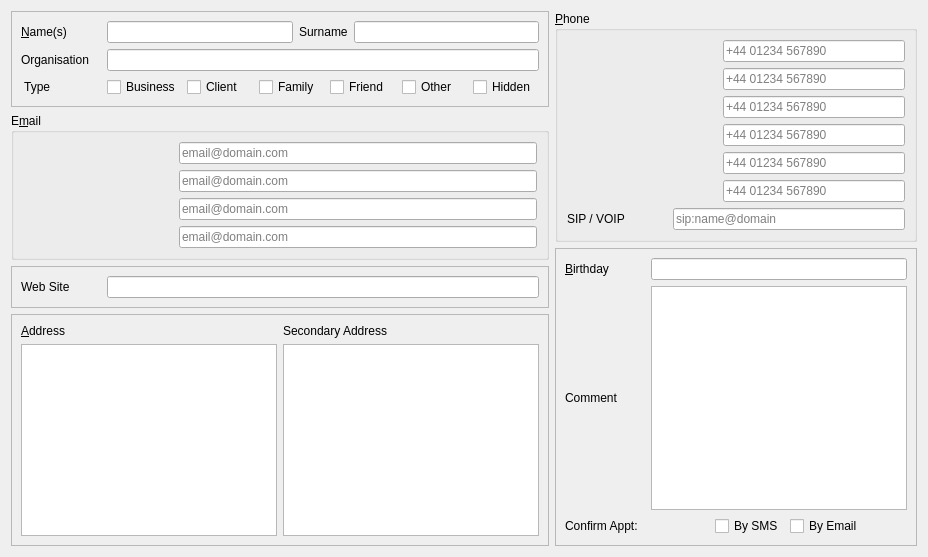
      <widget class="QWidget" name="EditContactDetailsTab">
       <property name="accessibleName">
        <string>Edit Contact Details</string>
       </property>
       <property name="accessibleDescription">
        <string/>
       </property>
       <attribute name="title">
        <string>Contact &amp;Details</string>
       </attribute>
       <layout class="QHBoxLayout" name="horizontalLayout_22">
        <item>
         <layout class="QVBoxLayout" name="verticalLayout_8">
          <property name="bottomMargin">
           <number>0</number>
          </property>
          <item>
           <widget class="QFrame" name="NamesFrame">
            <property name="maximumSize">
             <size>
              <width>16777215</width>
              <height>16777215</height>
             </size>
            </property>
            <property name="frameShape">
             <enum>QFrame::StyledPanel</enum>
            </property>
            <property name="frameShadow">
             <enum>QFrame::Raised</enum>
            </property>
            <layout class="QVBoxLayout" name="verticalLayout_5">
             <item>
              <layout class="QHBoxLayout" name="horizontalLayout_11">
               <item>
                <widget class="QLabel" name="labelNames">
                 <property name="minimumSize">
                  <size>
                   <width>80</width>
                   <height>0</height>
                  </size>
                 </property>
                 <property name="maximumSize">
                  <size>
                   <width>80</width>
                   <height>16777215</height>
                  </size>
                 </property>
                 <property name="text">
                  <string>&lt;u&gt;N&lt;/u&gt;ame(s)</string>
                 </property>
                 <property name="textFormat">
                  <enum>Qt::RichText</enum>
                 </property>
                                 <property name="buddy">
                  <cstring>editFirstName</cstring>
                 </property>
</widget>
               </item>
               <item>
                <widget class="SafeLineEdit" name="editFirstName">
                 <property name="accessibleName">
                  <string>First Names</string>
                 </property>
                </widget>
               </item>
               <item>
                <widget class="QLabel" name="labelSurname">
                 <property name="text">
                  <string>Surname</string>
                 </property>
                                 <property name="buddy">
                  <cstring>editSurname</cstring>
                 </property>
</widget>
               </item>
               <item>
                <widget class="SafeLineEdit" name="editSurname">
                 <property name="accessibleName">
                  <string>Surname</string>
                 </property>
                </widget>
               </item>
              </layout>
             </item>
             <item>
              <layout class="QHBoxLayout" name="horizontalLayout_12">
               <item>
                <widget class="QLabel" name="labelOrganisation">
                 <property name="minimumSize">
                  <size>
                   <width>80</width>
                   <height>0</height>
                  </size>
                 </property>
                 <property name="maximumSize">
                  <size>
                   <width>80</width>
                   <height>16777215</height>
                  </size>
                 </property>
                 <property name="text">
                  <string>Organisation</string>
                 </property>
                                 <property name="buddy">
                  <cstring>editBusiness</cstring>
                 </property>
</widget>
               </item>
               <item>
                <widget class="SafeLineEdit" name="editBusiness">
                 <property name="accessibleName">
                  <string>Organisation</string>
                 </property>
                </widget>
               </item>
              </layout>
             </item>
             <item>
              <layout class="QHBoxLayout" name="horizontalLayout_13">
               <item>
                <widget class="QLabel" name="labelContactType">
                 <property name="minimumSize">
                  <size>
                   <width>80</width>
                   <height>0</height>
                  </size>
                 </property>
                 <property name="maximumSize">
                  <size>
                   <width>80</width>
                   <height>16777215</height>
                  </size>
                 </property>
                 <property name="text">
                  <string> Type</string>
                 </property>
                </widget>
               </item>
               <item>
                <widget class="QCheckBox" name="checkBusiness">
                 <property name="accessibleName">
                  <string>Business</string>
                 </property>
                 <property name="text">
                  <string>Business</string>
                 </property>
                </widget>
               </item>
               <item>
                <widget class="QCheckBox" name="checkClient">
                 <property name="accessibleName">
                  <string>Client</string>
                 </property>
                 <property name="text">
                  <string>Client</string>
                 </property>
                </widget>
               </item>
               <item>
                <widget class="QCheckBox" name="checkFamily">
                 <property name="accessibleName">
                  <string>Family</string>
                 </property>
                 <property name="text">
                  <string>Family</string>
                 </property>
                </widget>
               </item>
               <item>
                <widget class="QCheckBox" name="checkFriend">
                 <property name="accessibleName">
                  <string>Friend</string>
                 </property>
                 <property name="text">
                  <string>Friend</string>
                 </property>
                </widget>
               </item>
               <item>
                <widget class="QCheckBox" name="checkOther">
                 <property name="text">
                  <string>Other</string>
                 </property>
                                 <property name="accessibleName">
                  <string>Other</string>
                 </property>
</widget>
               </item>
               <item>
                <widget class="QCheckBox" name="checkHidden">
                 <property name="accessibleName">
                  <string>Hidden</string>
                 </property>
                 <property name="accessibleDescription">
                  <string/>
                 </property>
                 <property name="autoFillBackground">
                  <bool>false</bool>
                 </property>
                 <property name="text">
                  <string>Hidden</string>
                 </property>
                 <property name="tristate">
                  <bool>false</bool>
                 </property>
                </widget>
               </item>
              </layout>
             </item>
            </layout>
           </widget>
          </item>
          <item>
           <widget class="QGroupBox" name="groupEmail">
            <property name="maximumSize">
             <size>
              <width>16777215</width>
              <height>16777215</height>
             </size>
            </property>
            <property name="title">
             <string>E&amp;mail</string>
            </property>
            <layout class="QVBoxLayout" name="verticalLayout_4">
             <item>
              <layout class="QHBoxLayout" name="horizontalLayout_8">
               <item>
                <widget class="QLabel" name="editEmailTitle">
                 <property name="minimumSize">
                  <size>
                   <width>150</width>
                   <height>0</height>
                  </size>
                 </property>
                 <property name="maximumSize">
                  <size>
                   <width>150</width>
                   <height>16777215</height>
                  </size>
                 </property>
                 <property name="accessibleName">
                  <string>Email 1 Title</string>
                 </property>
                 <property name="buddy">
                  <cstring>editEmail</cstring>
                 </property>
                </widget>
               </item>
               <item>
                <widget class="SafeLineEdit" name="editEmail">
                 <property name="accessibleName">
                  <string>Email 1</string>
                 </property>
                                 <property name="placeholderText">
                  <string>email@domain.com</string>
                 </property>
</widget>
               </item>
              </layout>
             </item>
             <item>
              <layout class="QHBoxLayout" name="horizontalLayout_9">
               <item>
                <widget class="QLabel" name="editEmail2Title">
                 <property name="minimumSize">
                  <size>
                   <width>150</width>
                   <height>0</height>
                  </size>
                 </property>
                 <property name="maximumSize">
                  <size>
                   <width>150</width>
                   <height>16777215</height>
                  </size>
                 </property>
                 <property name="accessibleName">
                  <string>Email 2 Title</string>
                 </property>
                 <property name="buddy">
                  <cstring>editEmail2</cstring>
                 </property>
                </widget>
               </item>
               <item>
                <widget class="SafeLineEdit" name="editEmail2">
                 <property name="accessibleName">
                  <string>Email 2</string>
                 </property>
                                 <property name="placeholderText">
                  <string>email@domain.com</string>
                 </property>
</widget>
               </item>
              </layout>
             </item>
             <item>
              <layout class="QHBoxLayout" name="horizontalLayout_email3">
               <item>
                <widget class="QLabel" name="editEmail3Title">
                 <property name="minimumSize">
                  <size>
                   <width>150</width>
                   <height>0</height>
                  </size>
                 </property>
                 <property name="maximumSize">
                  <size>
                   <width>150</width>
                   <height>16777215</height>
                  </size>
                 </property>
                 <property name="accessibleName">
                  <string>Email 3 Title</string>
                 </property>
                 <property name="buddy">
                  <cstring>editEmail3</cstring>
                 </property>
                </widget>
               </item>
               <item>
                <widget class="SafeLineEdit" name="editEmail3">
                 <property name="accessibleName">
                  <string>Email 3</string>
                 </property>
                                 <property name="placeholderText">
                  <string>email@domain.com</string>
                 </property>
</widget>
               </item>
              </layout>
             </item>
             <item>
              <layout class="QHBoxLayout" name="horizontalLayout_email4">
               <item>
                <widget class="QLabel" name="editEmail4Title">
                 <property name="minimumSize">
                  <size>
                   <width>150</width>
                   <height>0</height>
                  </size>
                 </property>
                 <property name="maximumSize">
                  <size>
                   <width>150</width>
                   <height>16777215</height>
                  </size>
                 </property>
                 <property name="accessibleName">
                  <string>Email 4 Title</string>
                 </property>
                 <property name="buddy">
                  <cstring>editEmail4</cstring>
                 </property>
                </widget>
               </item>
               <item>
                <widget class="SafeLineEdit" name="editEmail4">
                 <property name="accessibleName">
                  <string>Email 4</string>
                 </property>
                                 <property name="placeholderText">
                  <string>email@domain.com</string>
                 </property>
</widget>
               </item>
              </layout>
             </item>
            </layout>
           </widget>
          </item>
          <item>
           <widget class="QFrame" name="frame_web">
            <property name="frameShape">
             <enum>QFrame::StyledPanel</enum>
            </property>
            <property name="frameShadow">
             <enum>QFrame::Raised</enum>
            </property>
            <layout class="QVBoxLayout" name="verticalLayout_web">
             <item>
              <layout class="QHBoxLayout" name="horizontalLayout_10">
               <item>
                <widget class="QLabel" name="labelWebSite">
                 <property name="minimumSize">
                  <size>
                   <width>80</width>
                   <height>0</height>
                  </size>
                 </property>
                 <property name="maximumSize">
                  <size>
                   <width>80</width>
                   <height>16777215</height>
                  </size>
                 </property>
                 <property name="text">
                  <string>Web Site</string>
                 </property>
                                 <property name="buddy">
                  <cstring>editWebAddress</cstring>
                 </property>
</widget>
               </item>
               <item>
                <widget class="SafeLineEdit" name="editWebAddress">
                 <property name="accessibleName">
                  <string>Web Site</string>
                 </property>
                </widget>
               </item>
              </layout>
             </item>
            </layout>
           </widget>
          </item>
          <item>
           <widget class="QFrame" name="frame">
            <property name="maximumSize">
             <size>
              <width>16777215</width>
              <height>16777215</height>
             </size>
            </property>
            <property name="frameShape">
             <enum>QFrame::StyledPanel</enum>
            </property>
            <property name="frameShadow">
             <enum>QFrame::Raised</enum>
            </property>
            <layout class="QHBoxLayout" name="horizontalLayout_7">
             <item>
              <layout class="QVBoxLayout" name="verticalLayout_2">
               <item>
                <widget class="QLabel" name="labelAddress">
                 <property name="text">
                  <string>&lt;u&gt;A&lt;/u&gt;ddress</string>
                 </property>
                 <property name="textFormat">
                  <enum>Qt::RichText</enum>
                 </property>
                                 <property name="buddy">
                  <cstring>editAddress</cstring>
                 </property>
</widget>
               </item>
               <item>
                <widget class="SafeTextEdit" name="editAddress">
                 <property name="maximumSize">
                  <size>
                   <width>16777215</width>
                   <height>16777215</height>
                  </size>
                 </property>
                 <property name="accessibleName">
                  <string>Postal Address</string>
                 </property>
                 <property name="tabChangesFocus">
                  <bool>true</bool>
                 </property>
                </widget>
               </item>
              </layout>
             </item>
             <item>
              <layout class="QVBoxLayout" name="verticalLayout_3">
               <item>
                <widget class="QLabel" name="labelSecondaryAddress">
                 <property name="text">
                  <string>Secondary Address</string>
                 </property>
                                 <property name="buddy">
                  <cstring>editAddress2</cstring>
                 </property>
</widget>
               </item>
               <item>
                <widget class="SafeTextEdit" name="editAddress2">
                 <property name="maximumSize">
                  <size>
                   <width>16777215</width>
                   <height>16777215</height>
                  </size>
                 </property>
                 <property name="accessibleName">
                  <string>Second Postal Address</string>
                 </property>
                 <property name="tabChangesFocus">
                  <bool>true</bool>
                 </property>
                </widget>
               </item>
              </layout>
             </item>
            </layout>
           </widget>
          </item>
         </layout>
        </item>
        <item>
         <layout class="QVBoxLayout" name="verticalLayout_9">
          <property name="topMargin">
           <number>0</number>
          </property>
          <property name="rightMargin">
           <number>0</number>
          </property>
          <item>
           <widget class="QGroupBox" name="groupPhone">
            <property name="title">
             <string>&amp;Phone</string>
            </property>
            <layout class="QVBoxLayout" name="verticalLayout_7">
             <property name="leftMargin">
              <number>9</number>
             </property>
             <property name="topMargin">
              <number>9</number>
             </property>
             <property name="rightMargin">
              <number>9</number>
             </property>
             <property name="bottomMargin">
              <number>9</number>
             </property>
             <item>
              <layout class="QHBoxLayout" name="horizontalLayout_17">
               <item>
                <widget class="QLabel" name="editPhoneTitle">
                 <property name="minimumSize">
                  <size>
                   <width>150</width>
                   <height>0</height>
                  </size>
                 </property>
                 <property name="maximumSize">
                  <size>
                   <width>150</width>
                   <height>16777215</height>
                  </size>
                 </property>
                 <property name="accessibleName">
                  <string>Home Phone Title</string>
                 </property>
                 <property name="buddy">
                  <cstring>editHome</cstring>
                 </property>
                </widget>
               </item>
               <item>
                <widget class="SafeLineEdit" name="editHome">
                 <property name="accessibleName">
                  <string>Home Phone Number</string>
                 </property>
                                 <property name="placeholderText">
                  <string>+44 01234 567890</string>
                 </property>
</widget>
               </item>
              </layout>
             </item>
             <item>
              <layout class="QHBoxLayout" name="horizontalLayout_18">
               <item>
                <widget class="QLabel" name="editWorkTitle">
                 <property name="minimumSize">
                  <size>
                   <width>150</width>
                   <height>0</height>
                  </size>
                 </property>
                 <property name="maximumSize">
                  <size>
                   <width>150</width>
                   <height>16777215</height>
                  </size>
                 </property>
                 <property name="accessibleName">
                  <string>Work Phone Title</string>
                 </property>
                 <property name="buddy">
                  <cstring>editWork</cstring>
                 </property>
                </widget>
               </item>
               <item>
                <widget class="SafeLineEdit" name="editWork">
                 <property name="accessibleName">
                  <string>Work Phone Number</string>
                 </property>
                                 <property name="placeholderText">
                  <string>+44 01234 567890</string>
                 </property>
</widget>
               </item>
              </layout>
             </item>
             <item>
              <layout class="QHBoxLayout" name="horizontalLayout_19">
               <item>
                <widget class="QLabel" name="editMobileTitle">
                 <property name="minimumSize">
                  <size>
                   <width>150</width>
                   <height>0</height>
                  </size>
                 </property>
                 <property name="maximumSize">
                  <size>
                   <width>150</width>
                   <height>16777215</height>
                  </size>
                 </property>
                 <property name="accessibleName">
                  <string>Mobile Phone Title</string>
                 </property>
                 <property name="buddy">
                  <cstring>editMobile</cstring>
                 </property>
                </widget>
               </item>
               <item>
                <widget class="SafeLineEdit" name="editMobile">
                 <property name="accessibleName">
                  <string>Mobile Phone Number</string>
                 </property>
                                 <property name="placeholderText">
                  <string>+44 01234 567890</string>
                 </property>
</widget>
               </item>
              </layout>
             </item>
             <item>
              <layout class="QHBoxLayout" name="horizontalLayout_21">
               <item>
                <widget class="QLabel" name="edit2Title">
                 <property name="minimumSize">
                  <size>
                   <width>150</width>
                   <height>0</height>
                  </size>
                 </property>
                 <property name="maximumSize">
                  <size>
                   <width>150</width>
                   <height>16777215</height>
                  </size>
                 </property>
                 <property name="accessibleName">
                  <string>Custom 1 Phone Title</string>
                 </property>
                 <property name="text">
                  <string/>
                 </property>
                 <property name="buddy">
                  <cstring>edit2</cstring>
                 </property>
                </widget>
               </item>
               <item>
                <widget class="SafeLineEdit" name="edit2">
                 <property name="accessibleName">
                  <string>Custom 1 Phone Number</string>
                 </property>
                                 <property name="placeholderText">
                  <string>+44 01234 567890</string>
                 </property>
</widget>
               </item>
              </layout>
             </item>
             <item>
              <layout class="QHBoxLayout" name="horizontalLayout_23">
               <property name="topMargin">
                <number>0</number>
               </property>
               <item>
                <widget class="QLabel" name="edit3Title">
                 <property name="minimumSize">
                  <size>
                   <width>150</width>
                   <height>0</height>
                  </size>
                 </property>
                 <property name="maximumSize">
                  <size>
                   <width>150</width>
                   <height>16777215</height>
                  </size>
                 </property>
                 <property name="accessibleName">
                  <string>Custom 2 Phone Title</string>
                 </property>
                 <property name="buddy">
                  <cstring>edit3</cstring>
                 </property>
                </widget>
               </item>
               <item>
                <widget class="SafeLineEdit" name="edit3">
                 <property name="accessibleName">
                  <string>Custom 2 Phone Number</string>
                 </property>
                                 <property name="placeholderText">
                  <string>+44 01234 567890</string>
                 </property>
</widget>
               </item>
              </layout>
             </item>
             <item>
              <layout class="QHBoxLayout" name="horizontalLayout_20">
               <item>
                <widget class="QLabel" name="edit4Title">
                 <property name="minimumSize">
                  <size>
                   <width>150</width>
                   <height>0</height>
                  </size>
                 </property>
                 <property name="maximumSize">
                  <size>
                   <width>150</width>
                   <height>16777215</height>
                  </size>
                 </property>
                 <property name="accessibleName">
                  <string>Custom 3 Phone Title</string>
                 </property>
                 <property name="buddy">
                  <cstring>edit4</cstring>
                 </property>
                </widget>
               </item>
               <item>
                <widget class="SafeLineEdit" name="edit4">
                 <property name="accessibleName">
                  <string>Custom 3 Phone Number</string>
                 </property>
                                 <property name="placeholderText">
                  <string>+44 01234 567890</string>
                 </property>
</widget>
               </item>
              </layout>
             </item>
             <item>
              <layout class="QHBoxLayout" name="horizontalLayout_24">
               <property name="topMargin">
                <number>0</number>
               </property>
               <item>
                <widget class="QLabel" name="label_2">
                 <property name="minimumSize">
                  <size>
                   <width>100</width>
                   <height>0</height>
                  </size>
                 </property>
                 <property name="text">
                  <string>SIP / VOIP</string>
                 </property>
                                 <property name="buddy">
                  <cstring>editVoip</cstring>
                 </property>
</widget>
               </item>
               <item>
                <widget class="SafeLineEdit" name="editVoip">
                 <property name="accessibleName">
                  <string>SIP / VOIP Address</string>
                 </property>
                 <property name="placeholderText">
                  <string>sip:name@domain</string>
                 </property>
                </widget>
               </item>
              </layout>
             </item>
            </layout>
           </widget>
          </item>
          <item>
           <widget class="QFrame" name="frame_5">
            <property name="frameShape">
             <enum>QFrame::StyledPanel</enum>
            </property>
            <property name="frameShadow">
             <enum>QFrame::Raised</enum>
            </property>
            <layout class="QVBoxLayout" name="verticalLayout_6">
             <item>
              <layout class="QHBoxLayout" name="horizontalLayout_14">
               <item>
                <widget class="QLabel" name="labelBirthday">
                 <property name="minimumSize">
                  <size>
                   <width>80</width>
                   <height>0</height>
                  </size>
                 </property>
                 <property name="maximumSize">
                  <size>
                   <width>80</width>
                   <height>16777215</height>
                  </size>
                 </property>
                 <property name="text">
                  <string>&lt;u&gt;B&lt;/u&gt;irthday</string>
                 </property>
                 <property name="textFormat">
                  <enum>Qt::RichText</enum>
                 </property>
                                 <property name="buddy">
                  <cstring>editDateOfBirth</cstring>
                 </property>
</widget>
               </item>
               <item>
                <widget class="AccessibleDateTimeEdit" name="editDateOfBirth">
                 <property name="accessibleName">
                  <string>Birthday</string>
                 </property>
                </widget>
               </item>
              </layout>
             </item>
             <item>
              <layout class="QHBoxLayout" name="horizontalLayout_15">
               <item>
                <widget class="QLabel" name="labelComment">
                 <property name="minimumSize">
                  <size>
                   <width>80</width>
                   <height>0</height>
                  </size>
                 </property>
                 <property name="maximumSize">
                  <size>
                   <width>80</width>
                   <height>16777215</height>
                  </size>
                 </property>
                 <property name="text">
                  <string>Comment</string>
                 </property>
                                 <property name="buddy">
                  <cstring>editComment</cstring>
                 </property>
</widget>
               </item>
               <item>
                <widget class="SafeTextEdit" name="editComment">
                 <property name="accessibleName">
                  <string>Comments</string>
                 </property>
                 <property name="tabChangesFocus">
                  <bool>true</bool>
                 </property>
                </widget>
               </item>
              </layout>
             </item>
             <item>
              <layout class="QHBoxLayout" name="horizontalLayout_16">
               <item>
                <widget class="QLabel" name="labelConfirmApptBy">
                 <property name="minimumSize">
                  <size>
                   <width>100</width>
                   <height>0</height>
                  </size>
                 </property>
                 <property name="text">
                  <string>Confirm Appt:</string>
                 </property>
                </widget>
               </item>
               <item>
                <spacer name="horizontalSpacer_2">
                 <property name="orientation">
                  <enum>Qt::Horizontal</enum>
                 </property>
                 <property name="sizeHint" stdset="0">
                  <size>
                   <width>40</width>
                   <height>20</height>
                  </size>
                 </property>
                </spacer>
               </item>
               <item>
                <widget class="QCheckBox" name="checkTextMe">
                 <property name="accessibleName">
                  <string>Confirm via SMS</string>
                 </property>
                 <property name="accessibleDescription">
                  <string/>
                 </property>
                 <property name="text">
                  <string>By SMS</string>
                 </property>
                </widget>
               </item>
               <item>
                <widget class="QCheckBox" name="checkEmailMe">
                 <property name="accessibleName">
                  <string>Confirm via Email</string>
                 </property>
                 <property name="accessibleDescription">
                  <string/>
                 </property>
                 <property name="text">
                  <string>By Email</string>
                 </property>
                </widget>
               </item>
               <item>
                <spacer name="horizontalSpacer">
                 <property name="orientation">
                  <enum>Qt::Horizontal</enum>
                 </property>
                 <property name="sizeHint" stdset="0">
                  <size>
                   <width>40</width>
                   <height>20</height>
                  </size>
                 </property>
                </spacer>
               </item>
              </layout>
             </item>
            </layout>
           </widget>
          </item>
         </layout>
        </item>
       </layout>
      </widget>
